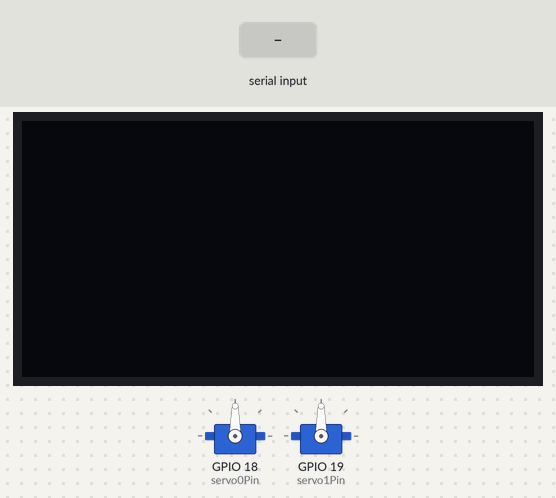
Simulated run of this program. Board: ESP32. On the bench: 2 × servo, 128×64 one-colour display. Inputs (shaded band) come from the test bench. What the program prints to the serial monitor is not drawn.

Above: at 1.2 s.
1.3 s: "1\n" received over Serial
At 2.59 s:
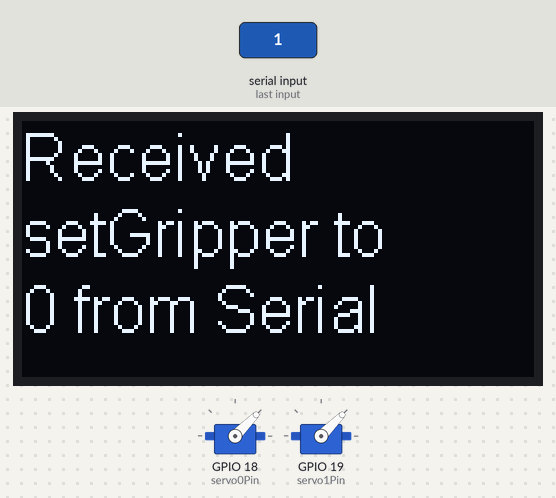
At 4.1 s:
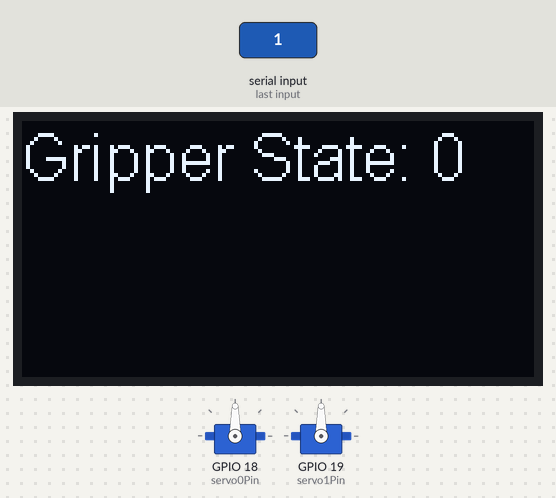
4.3 s: "90,45\n" received over Serial
Timing chart, 0 to 7.3 s (numbered marks = the images above; inputs shaded):
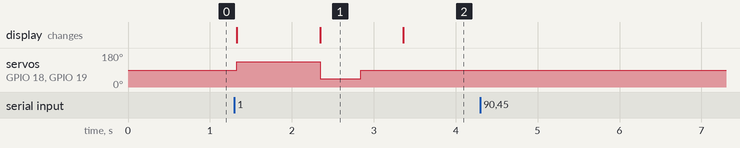

The program:

main.cpp
```cpp
#include <Arduino.h>
#include <Wire.h>
#include "SSD1306Wire.h"

#include "Gripper.hpp"


// Global Parameters for Gripper
int servo0Pin = 18;
int servo1Pin = 19;
Gripper myGripper(servo0Pin, servo1Pin);


// Initialize the Display
SSD1306Wire display(0x3c, SDA, SCL);    // default: SCL : GPIO22; SDA: GPIO21


void DrawDisplay(String text)
{
  // Clear display
  display.clear();

  // Text
  display.setTextAlignment(TEXT_ALIGN_LEFT);
  display.setFont(ArialMT_Plain_16);
  display.drawString(0, 0, text);

  // Write the buffer to the display
  display.display();
}

void gripperControl(int command)
{
  DrawDisplay("Received\nsetGripper to \n" + String(command) + " from Serial");

  if ((command == 0) && (myGripper.gripperState == 1)) // Open Gripper
  {
    myGripper.gripperOpen();
  }
  else if ((command == 1) && (myGripper.gripperState == 0)) // Close Gripper
  {
    myGripper.gripperClose();
  }
}


void setup()
{
  Serial.begin(115200);

  // Initialize the Display
  display.init();
  display.flipScreenVertically();
}

void loop()
{
  if (Serial.available() > 0)
  {
    int command = Serial.parseInt();
    if (command >= 0 && command <= 1)
    {
      gripperControl(command);

      // Display current gripper state
      DrawDisplay("Gripper State: " + String(myGripper.gripperState));
    }
    else
    {
      Serial.println("Invalid input. Please enter 0 or 1.");
    }
  }
}
```

Gripper.hpp
```cpp
#ifndef GRIPPER_HPP_
#define GRIPPER_HPP_

#include <ESP32Servo.h>
#include <Arduino.h>

//#include "OledDisplay.hpp"


class Gripper {
private:
  Servo myservo0;
  Servo myservo1;
  int servo0Pin;
  int servo1Pin;
  //OledDisplay display;


public:
  int gripperState = 0;

  Gripper()
  {
    int servo0Pin = 18;   // Default pins 12 and 19
    int servo1Pin = 19;
    myservo0.setPeriodHertz(50); // standard 50 hz servo
    myservo1.setPeriodHertz(50);
    myservo0.attach(servo0Pin, 500, 2500); // using min/max of 500us and 2500us
                                            // different servos may require different min/max settings
                                            // for an accurate 0 to 180 sweep
    myservo1.attach(servo1Pin, 500, 2500);
  };

  Gripper(int pin0, int pin1)
  {
    int servo0Pin = pin0;
    int servo1Pin = pin1;
    myservo0.setPeriodHertz(50); // standard 50 hz servo
    myservo1.setPeriodHertz(50);
    myservo0.attach(servo0Pin, 500, 2500); // using min/max of 500us and 2500us
                                            // different servos may require different min/max settings
                                            // for an accurate 0 to 180 sweep
    myservo1.attach(servo1Pin, 500, 2500);
  };

  ~Gripper(){};


  void gripperOpen()
  {
    myservo0.writeMicroseconds(1000);   //  range:  500-1500 (negative turning direction, 500 = maximum torque, 1500 = torque 0)
    myservo1.writeMicroseconds(1000);   //          1500-2500 (positive turning direction, 1500 = torque 0, 2500 = maximum torque)
    delay(500);
    myservo0.writeMicroseconds(1500);   // turn off servo
    myservo1.writeMicroseconds(1500);
    delay(500);
    Serial.println("Gripper opened");
    gripperState = 0;
  }

  void gripperClose()
  {
    myservo0.writeMicroseconds(2000);
    myservo1.writeMicroseconds(2000);
    Serial.println("Gripper closed");
    gripperState = 1;
  }


};

#endif
```

Measured:
- after the input at 1.3 s, servo on GPIO 18 (servo0Pin), servo on GPIO 19 (servo1Pin): 90° → 135° at once, → 45° 1.0 s later, → 90° 0.50 s later; the display: first changes at once (image 1 shows a later state)
- after the input at 4.3 s, every drawn part: stays the same
- what the display in image 1 shows lasts 1.1 s, from 2.3 s to 3.4 s
